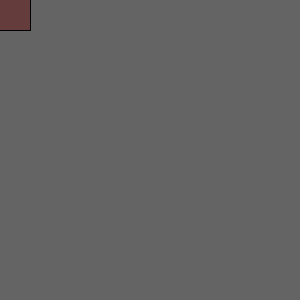
Frame 1 (no input)
Frame 60 (the mouse pressed at the canvas centre just before this capture): identical to frame 1, image omitted
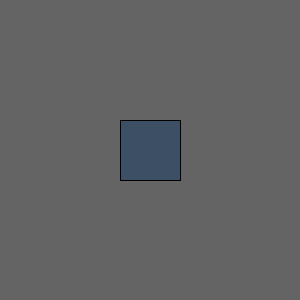
Frame 120 (the mouse held since frame 60 and released just before this capture)

The Processing sketch that drew these frames (run headless with seeded random() and noise(); from frame 60 on, the mouse is pressed at the canvas centre):

// Processing sketch: processing_39289
// ── processing_39289.pde

void setup() {
  size(300, 300);
  colorMode(HSB);
}

void draw() {
  background(0,0,0);
  if (mouseX>width/2) {
    fill(mouseY,100,100);
    ellipse(mouseX, mouseY, 60, 60);
  }
  else{
    background(100);
    rectMode(CENTER);
    fill(mouseX,100,100);
    rect(mouseX,mouseY,60,60);
  }
}
